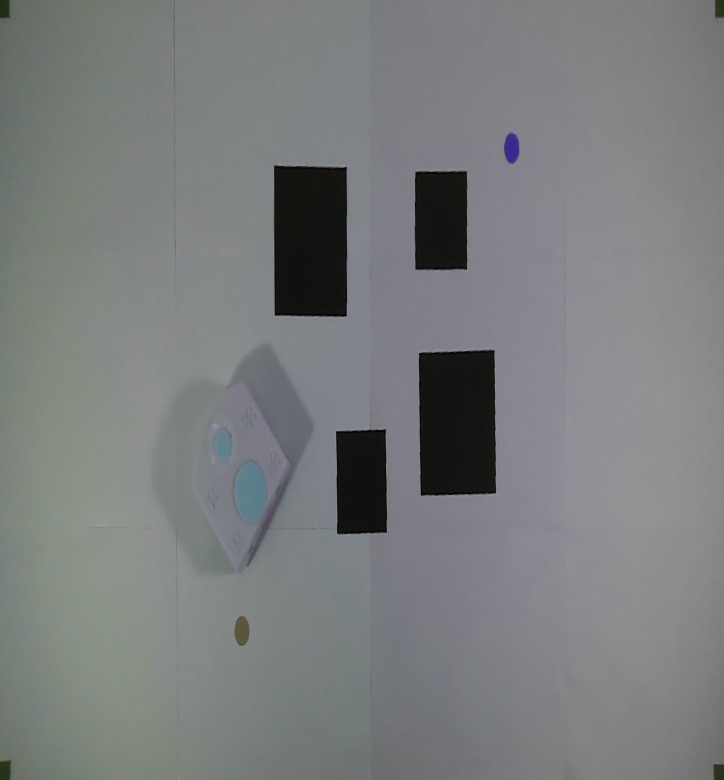
#> input picture warped.png, 1447 x 1560 px (shown at 1/2 size)
$ jupyter execute --allow-errors 'Detection Tymio.ipynb'
#> lines starting #> are read from the running program, lines starting #| are printed output that depends on the picture; after the words box and inside, x2 and y2 are one past the last pixel; in counts of white or black regions, pixels touching at a corner belong together; long printed decimals are rounded
### Vision.py
import cv2
import numpy as np
from PIL import Image
import math
import matplotlib
from matplotlib.pyplot import imshow
from matplotlib import pyplot as plt
import time


#tuning parameters
#corners
iterations_erode=4
area_size=10 #used for corner detections
#obstacles
area_obst_min=500
area_obst_max=30000
thresh_low=90
thresh_up=255
#color ranges
#green_lower=np.array([30,40,40])
#green_upper=np.array([80,255,255])
green_lower=np.array([40,40,40])
green_upper=np.array([90,255,255])
#red_lower=np.array([170,50,50])
#red_upper=np.array([240,255,255])
red_lower=np.array([0,30,30])
red_upper=np.array([15,255,255])
red_lower2=np.array([170,30,30])
red_upper2=np.array([180,255,255])
#yellow_lower=np.array([10,30,30])
#yellow_upper=np.array([120,255,255])
yellow_lower=np.array([25,20,20])
yellow_upper=np.array([35,255,255])


# [42 lines left out: functions order_points, four_point_transform, not called in this run]


def detectThymio(image):
    pts=[]
    p1=[]   #p1 is the big circle
    p2=[]   #p2 is the little circle
    nb_iterations=1
    img_hsv = cv2.cvtColor(image, cv2.COLOR_RGB2HSV)
    #Create the color mask and then apply erode and dilate to reduce noise
    mask = cv2.inRange(img_hsv, yellow_lower, yellow_upper)
    mask = cv2.erode(mask, None, iterations = nb_iterations)
    mask = cv2.dilate(mask, None, iterations = nb_iterations)
    #Apply the mask to find the contours of the two yellow circle
    elements,_ = cv2.findContours(mask, cv2.RETR_TREE, cv2.CHAIN_APPROX_SIMPLE)
    plt.imshow(mask)
    print(len(elements))
    #Find the center of both circles using cv2.minEnclosingCircle
    if (len(elements) == 2):
        #sorting the detected contours by descending area size
        list(elements).sort(key=cv2.contourArea, reverse=True)
        #finding the big circle
        c0=elements[0]
        ((x,y),rayon) = cv2.minEnclosingCircle(c0)
        #finding the little circle
        c1=elements[1]
        ((x2,y2),rayon2) = cv2.minEnclosingCircle(c1)
        p1=[x,y]
        p2=[x2,y2]
        pts=[p1,p2]
    else:
        pts=[[None,None],[None,None]]

    return pts


# [25 lines left out: functions detectGoal, angle_between, not called in this run]

def directionThymio(image):
    coordThymio = detectThymio(image)
    #handling the case where thymio can't be detected and pass a None to Kalman
    if bool(not coordThymio[0][0]):
        print("thymio indetectable")
        return None
    else:
        direction = angle_between(coordThymio)
        return direction


#high level functions (celles qu'on appelle dans main)

#used only the first time
# [136 lines left out: functions find_corners, img_calibration, obstacle_detection, printGlobalPath, initialization, printThymio and 2 more, not called in this run]

### Detection Tymio.ipynb
[cell 1]
import cv2, time
import matplotlib.pyplot as plt
import numpy as np
import Vision as vis

[cell 2]
mapw = cv2.imread('warped.png')
#> mapw is the input picture: shape (1560, 1447, 3); mean B, G, R 125.3, 124.7, 122.1
plt.figure()
plt.imshow(mapw)
plt.show()

[cell 3]
#Repere goal ==> (x,y) = centre du goal
img_goal = mapw.copy()
green_lower=np.array([10,40,40])
green_upper=np.array([40,255,255])
color_infos = (0,255,255)

img_hsv = cv2.cvtColor(img_goal, cv2.COLOR_RGB2HSV)
#> img_hsv: shape (1560, 1447, 3); mean H, S, V 56.1, 13, 127.2
mask = cv2.inRange(img_hsv, green_lower, green_upper)
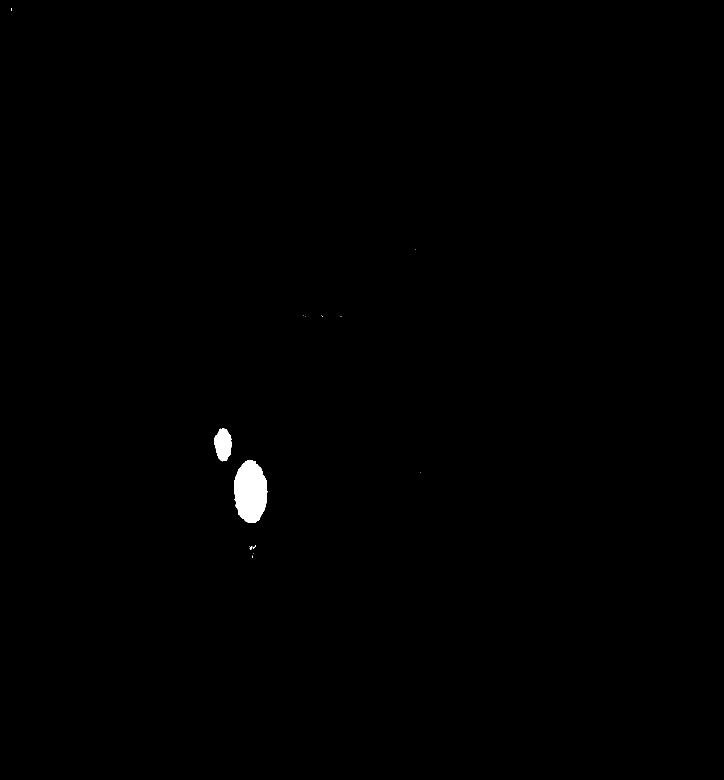
#> mask: shape (1560, 1447) (shown at 1/2 size); 0.37% white; 15 white regions (12 under 20 px), largest, box (x1, y1, x2, y2) and area: (468, 921, 535, 1046) 6496, (428, 857, 464, 923) 1722, (499, 1092, 505, 1100) 25
img_hsv = cv2.blur(img_hsv,(7,7))
#> img_hsv: shape (1560, 1447, 3); mean H, S, V 56.1, 13, 127.2
mask = cv2.erode(mask, None, iterations = 4)
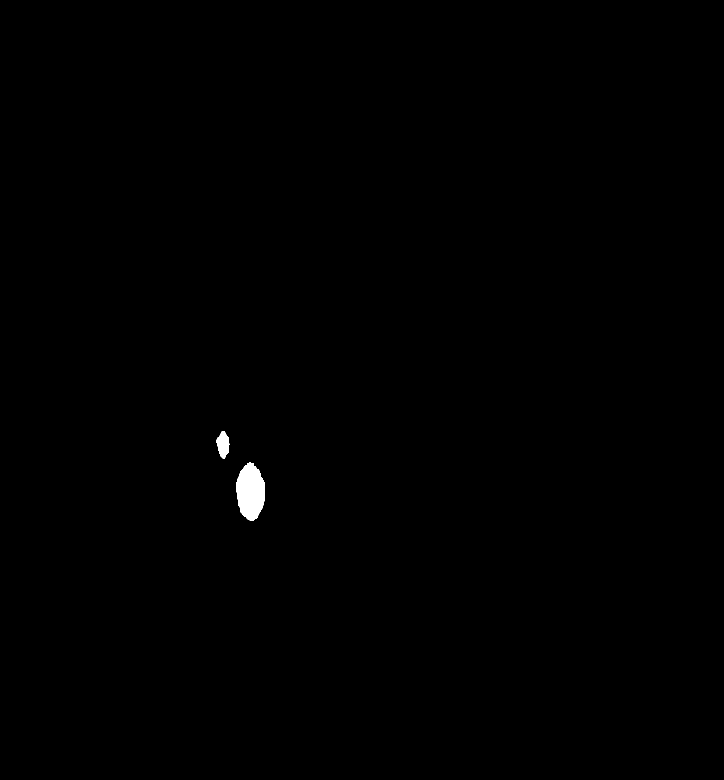
#> mask: shape (1560, 1447) (shown at 1/2 size); 0.27% white; 2 white regions, box (x1, y1, x2, y2) and area: (473, 925, 530, 1042) 5013, (433, 862, 459, 917) 979
mask = cv2.dilate(mask, None, iterations = 4)
#> mask: shape (1560, 1447); 0.36% white; 2 white regions
image2 = cv2.bitwise_and(img_goal, img_goal, mask=mask)
elements,_ = cv2.findContours(mask, cv2.RETR_EXTERNAL, cv2.CHAIN_APPROX_SIMPLE)
#> elements = 2 contours; box (x1, y1, x2, y2) and area: (469, 921, 534, 1046) 6317, (429, 858, 463, 921) 1614
print(len(elements))
#| 2
if len(elements) > 0:
    c = max(elements, key=cv2.contourArea)
#> c = contour of 123 points, box (x1, y1, x2, y2) (469, 921, 534, 1046), area 6317
    ((x,y),rayon) = cv2.minEnclosingCircle(c)
#> x = 502; y = 983; rayon = 62.51
    if rayon>0:
        cv2.circle(image2,(int(x),int(y)), int(rayon), color_infos, 2)
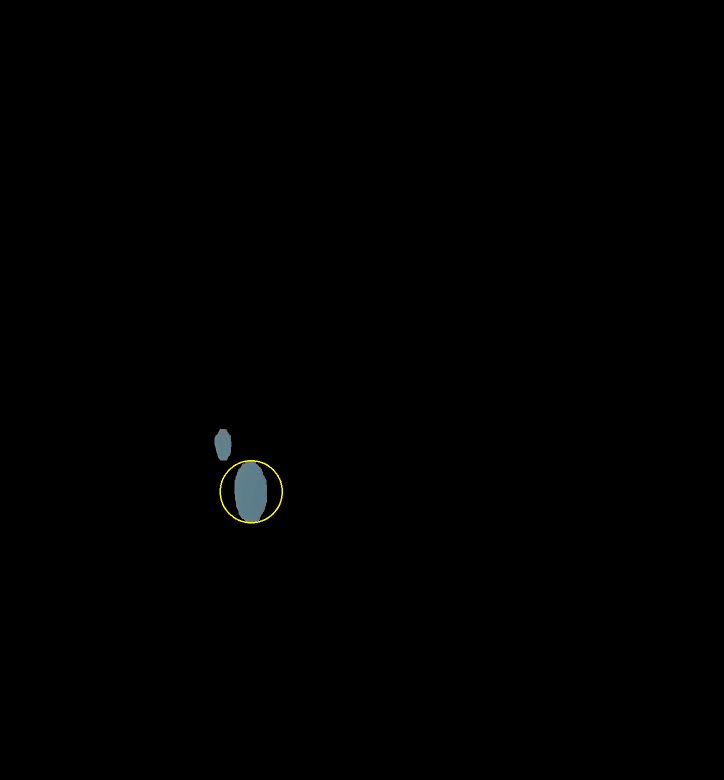
#> image2: shape (1560, 1447, 3) (shown at 1/2 size); mean B, G, R 0.5, 0.6, 0.5
        cv2.circle(img_goal,(int(x),int(y)), 5, color_infos, 10)
#> img_goal: shape (1560, 1447, 3); 0.01% of pixels changed, all inside (x1, y1, x2, y2) = (492, 973, 513, 994)
        cv2.line(img_goal,(int(x),int(y)), (int(x)+150,int(y)), color_infos, 2)
#> img_goal: shape (1560, 1447, 3); mean B, G, R 125.3, 124.7, 122.1
print((x,y))
#| (502.0, 983.0)
plt.figure()
plt.imshow(image2)
plt.show()

[cell 4]
def detectCircle(imgRGB,color):
#> called with color = 'red'
    coord = []
    color_infos = (0,255,255)

    if color == 'red':
        lower=np.array([170,50,50])
        upper=np.array([240,255,255])
    if color == 'yellow':
        lower=np.array([10,40,40])
        upper=np.array([40,255,255])
    if color == 'cyan':
        lower=np.array([80,50,50])
        upper=np.array([100,255,255])

    img_hsv = cv2.cvtColor(imgRGB, cv2.COLOR_RGB2HSV)
    mask = cv2.inRange(img_hsv, lower, upper)
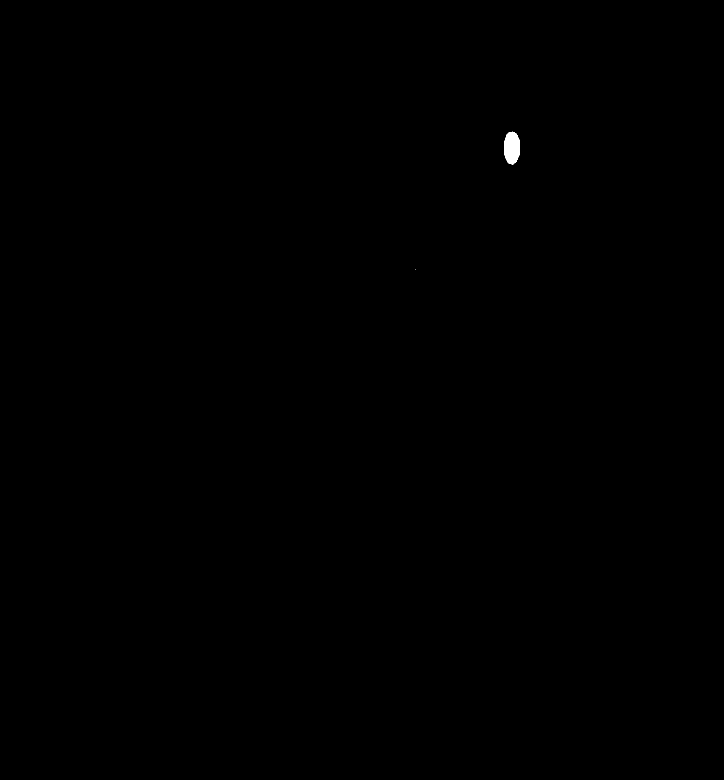
#> mask: shape (1560, 1447) (shown at 1/2 size); 0.07% white; 2 white regions (1 under 20 px), largest, box (x1, y1, x2, y2) and area: (1008, 263, 1040, 329) 1678
    img_hsv = cv2.blur(img_hsv,(7,7))
    mask = cv2.erode(mask, None, iterations = 4)
#> mask: shape (1560, 1447); 0.04% white; 1 white region, box (x1, y1, x2, y2) and area: (1012, 268, 1036, 323) 964
    mask = cv2.dilate(mask, None, iterations = 4)
#> mask: shape (1560, 1447); 0.07% white; 1 white region
    image2 = cv2.bitwise_and(imgRGB, imgRGB, mask=mask)
    elements,_ = cv2.findContours(mask, cv2.RETR_EXTERNAL, cv2.CHAIN_APPROX_SIMPLE)
#> elements = 1 contour; box (x1, y1, x2, y2) and area: (1008, 264, 1040, 327) 1585

    if len(elements) > 0:
        for i in range(0,len(elements)):
            c = elements[i]
            ((x,y),rayon) = cv2.minEnclosingCircle(c)
            coord.append((x,y,rayon))
            if rayon>0:
                cv2.circle(image2,(int(x),int(y)), int(rayon), color_infos, 2)
#> this loop made 1 pass
#> (x, y, rayon) on pass 1: (1022.5, 295.1, 31.4)
#> image2: shape (1560, 1447, 3); mean B, G, R 0.1, 0.1, 0.1
#> after the loop, coord = [(1022.5, 295.1, 31.4)]
    return coord

[cell 5]
#coordRed = (x,y)

patrice = detectCircle(mapw.copy(),'red')
#> patrice = [(1022.5, 295.1, 31.4)]


print(patrice)
#| [(1022.5, 295.081, 31.405)]

#> (a cell that did not finish here is left out)

#> (a cell that did not finish here is left out)

[cell 8]
coordCyan = detectCircle(mapw.copy(),'cyan')
#> call 2 of detectCircle, with color = 'cyan'
#> in detectCircle (call 2), `mask = cv2.inRange(img_hsv, lower, upper)`:
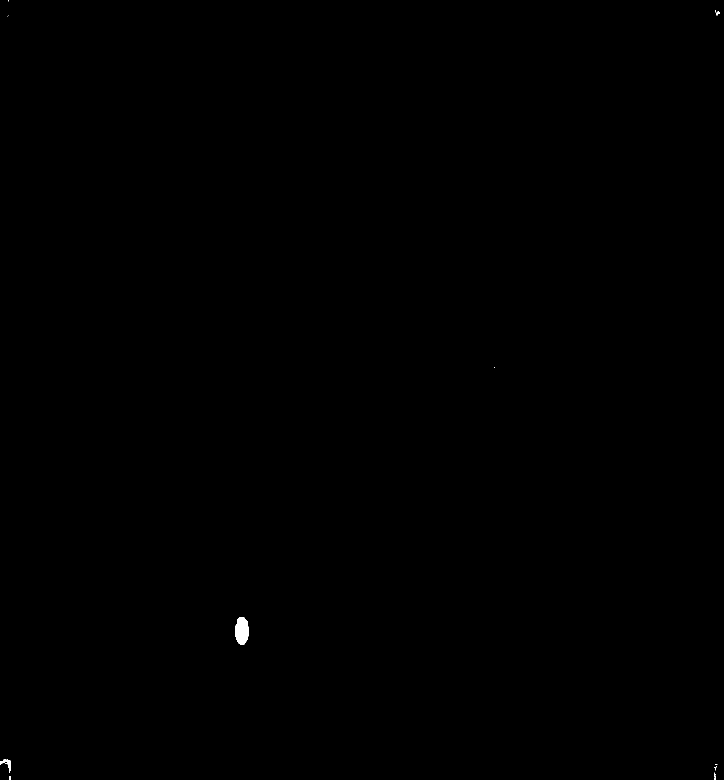
#> mask: shape (1560, 1447) (shown at 1/2 size); 0.07% white; 14 white regions (10 under 20 px), largest, box (x1, y1, x2, y2) and area: (470, 1234, 498, 1290) 1211, (0, 1519, 22, 1546) 195, (1433, 22, 1440, 31) 35, (18, 1552, 21, 1560) 24
#> in detectCircle (call 2), `mask = cv2.erode(mask, None, iterations = 4)`: mask: shape (1560, 1447); 0.03% white; 1 white region, box (x1, y1, x2, y2) and area: (474, 1244, 493, 1285) 569
#> in detectCircle (call 2), `mask = cv2.dilate(mask, None, iterations = 4)`: mask: shape (1560, 1447); 0.05% white; 1 white region
#> in detectCircle (call 2), `elements,_ = cv2.findContours(mask, cv2.RETR_EXTERNAL, cv2.CHAIN_APPRO..`: elements = 1 contour; box (x1, y1, x2, y2) and area: (470, 1240, 497, 1289) 1050
#> the loop in detectCircle (call 2), `for i in range(0,len(elements)):` made 1 pass
#> (x, y, rayon) on pass 1: (483.5, 1263.5, 24.95)
#> after the loop in detectCircle (call 2), `for i in range(0,len(elements)):`: image2: shape (1560, 1447, 3); mean B, G, R 0, 0.1, 0.1
#> after the loop in detectCircle (call 2), `for i in range(0,len(elements)):`: coord = [(483.5, 1263.5, 24.95)]
#> coordCyan = [(483.5, 1263.5, 24.95)]
print(coordCyan[0])
#| (483.5, 1263.458, 24.951)

[cell 9]
coordYellow = detectCircle(mapw.copy(),'yellow')
#> call 3 of detectCircle, with color = 'yellow'
#> in detectCircle (call 3), `elements,_ = cv2.findContours(mask, cv2.RETR_EXTERNAL, cv2.CHAIN_APPRO..`: elements = 2 contours; box (x1, y1, x2, y2) and area: (469, 921, 534, 1046) 6317, (429, 858, 463, 921) 1614
#> the loop in detectCircle (call 3), `for i in range(0,len(elements)):` made 2 passes
#> (x, y, rayon) on passes 1 to 2: (502, 983, 62.51), (446.5, 889, 31.67)
#> after the loop in detectCircle (call 3), `for i in range(0,len(elements)):`:
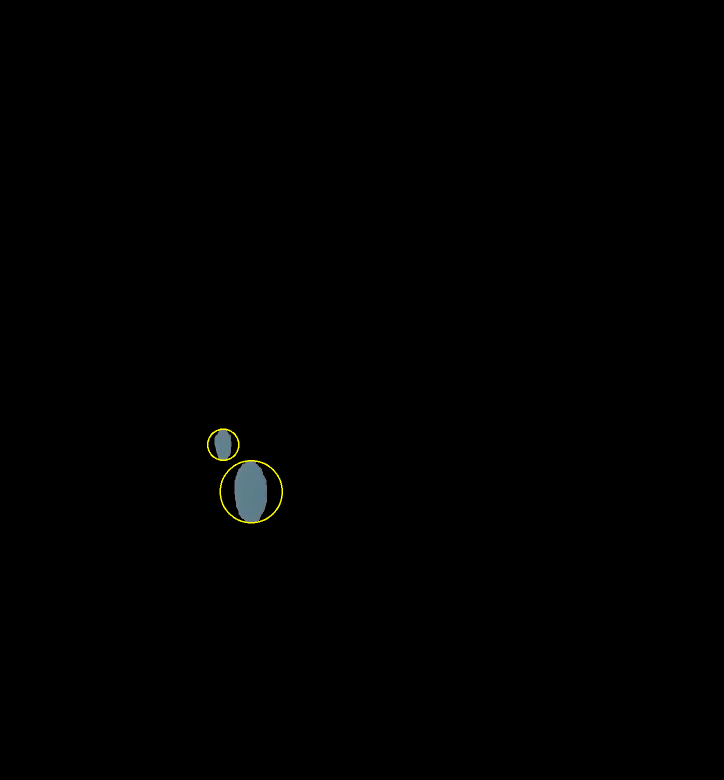
#> image2: shape (1560, 1447, 3) (shown at 1/2 size); mean B, G, R 0.5, 0.6, 0.5
#> after the loop in detectCircle (call 3), `for i in range(0,len(elements)):`: coord = [(502, 983, 62.51), (446.5, 889, 31.67)]
#> coordYellow = [(502, 983, 62.51), (446.5, 889, 31.67)]
print(coordYellow[0][1])
#| 983.0

[cell 10]
pts=sorted(coordYellow, key=lambda x: (x[2]))
#> pts = [(446.5, 889, 31.67), (502, 983, 62.51)]
print(pts)
#| [(446.5, 889.0, 31.674), (502.0, 983.0, 62.514)]

[cell 11]
def angle_between(p1, p2):
    p = [p1[0]-p2[0],p1[1]-p2[1]]
    p[1] = -p[1]
    ang = np.arctan2(p[1],p[0])
    return np.rad2deg(ang)

[cell 12]
alpha = angle_between((pts[0][0],pts[0][1]), (pts[1][0], pts[1][1]))
#> alpha = 120.6
print(alpha)
#| 120.559

#> (a cell that did not finish here is left out)

[cell 14]
def directionTymio(imgRGB):
    coordTymio = detectCircle(imgRGB,'yellow')
    pts = sorted(coordTymio, key=lambda x: x[2])
    print(pts)
    top = (pts[0][0],pts[0][1])

    bottom = (pts[1][0],pts[1][1])
    print(top,bottom)
    direction = angle_between(top,bottom)
    return [bottom,direction]

#> (a cell that did not finish here is left out)

[cell 16]
loctest = vis.directionThymio(mapw.copy())
#> in detectThymio, `mask = cv2.inRange(img_hsv, yellow_lower, yellow_upper)`:
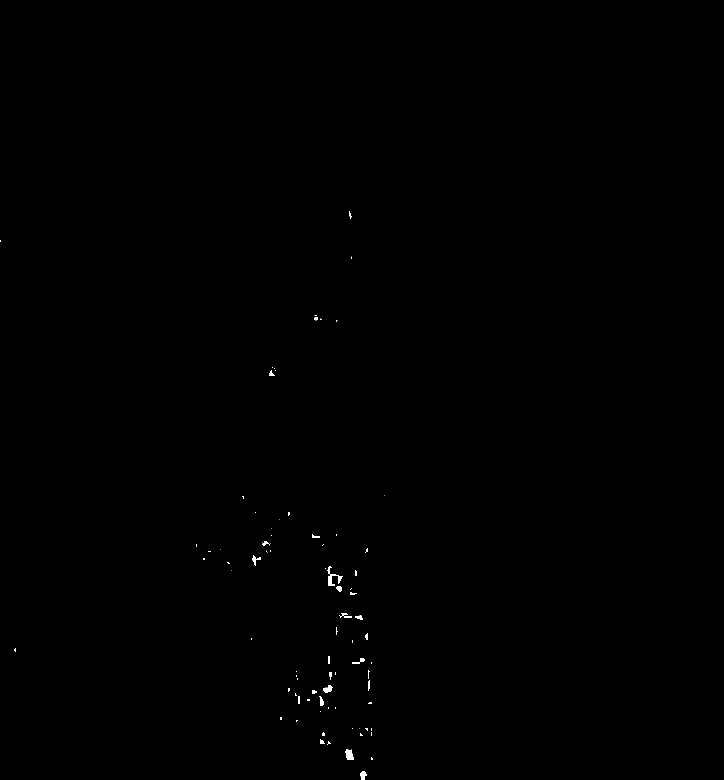
#> mask: shape (1560, 1447) (shown at 1/2 size); 0.15% white; 82 white regions (45 under 20 px), largest, box (x1, y1, x2, y2) and area: (654, 1132, 686, 1172) 409, (690, 1498, 708, 1520) 270, (646, 1370, 666, 1386) 198
#> in detectThymio, `mask = cv2.erode(mask, None, iterations = nb_iterations)`: mask: shape (1560, 1447); 0.06% white; 44 white regions (20 under 20 px), largest, box (x1, y1, x2, y2) and area: (692, 1500, 707, 1519) 190, (657, 1149, 671, 1171) 137, (647, 1371, 663, 1385) 128
#> in detectThymio, `mask = cv2.dilate(mask, None, iterations = nb_iterations)`: mask: shape (1560, 1447); 0.12% white; 41 white regions (8 under 20 px)
#> in detectThymio, `elements,_ = cv2.findContours(mask, cv2.RETR_TREE, cv2.CHAIN_APPROX_SI..`: elements = 41 contours, 16 with area under 20; largest, box (x1, y1, x2, y2) and area: (691, 1499, 708, 1520) 232, (656, 1132, 672, 1172) 230, (646, 1370, 664, 1386) 163, (720, 1542, 734, 1560) 148, (704, 1316, 730, 1328) 101
#| 41
#> in directionThymio, `coordThymio = detectThymio(image)`: coordThymio = 2 items
print(loctest)
#| None

#> (a cell that did not finish here is left out)
